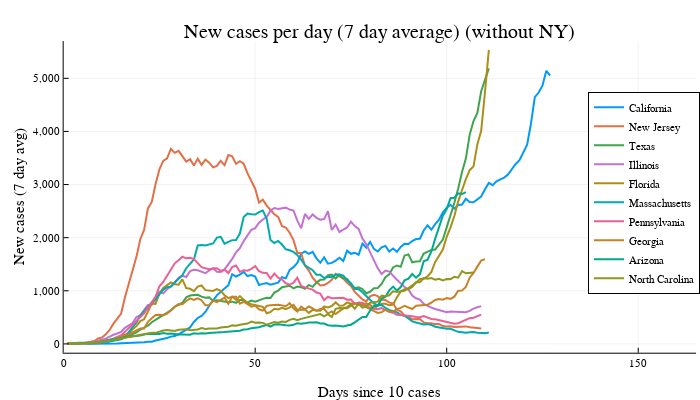

Notebook source saved alongside this figure:
### Markdown cell above
Let's remove NY, since that dominates.

### Code cell
@df filter(:Province_State => !=("New York"), confirmedByStateTop) plot(:daysSince, :Value_new_rolling7, group=:Province_State,
                                 yformatter=fc, lw=2, xlimit=(0, maximum(:daysSince)*1.3), legend=:right,
                                 title="New cases per day (7 day average) (without NY)",
                                 ylab="New cases (7 day avg)",
                                 xlab="Days since 10 cases"
                                 )
